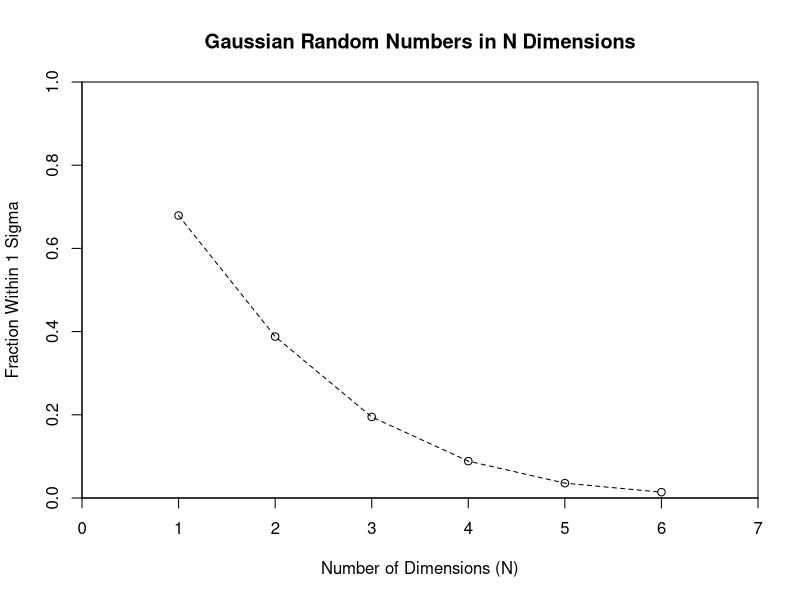

This chart was generated by the following R code: (Note: this script raises an error after producing the figure.)
#############
#Part A - Experimenting with Gaussian Random Numbers
#############

N <- 10000 #10,000 Gaussian Random Values
mu <- 0 #They all start with mu of 0
sigma <- 1.0 #Standard Deviation of 1.0

X <- rnorm(N, mu, sigma) #First Vector
Y <- rnorm(N, mu, sigma) #Second Vector
Z <- rnorm(N, mu, sigma) #Third Vector
S <- rnorm(N, mu, sigma) #Fourth Vector
T <- rnorm(N, mu, sigma) #Fifth Vector
U <- rnorm(N, mu, sigma) #Sixth Vector

distA <- sqrt(X^2) #Distance in 1D: dist = sqrt(X^2)
fracA <- mean(distA <= 1.0)

distB <- sqrt(X^2 + Y^2) #Distance in 2D: dist = sqrt(X^2 + Y^2)
fracB <- mean(distB <= 1.0)

distC <- sqrt(X^2 + Y^2 + Z^2) #Distance in 3D: dist = sqrt(X^2 + Y^2 + Z^2)
fracC <- mean(distC <= 1.0)

disigma <- sqrt(X^2 + Y^2 + Z^2 + S^2) #Distance in 4D: dist = sqrt(X^2 + Y^2 + Z^2 + S^2)
fracD <- mean(disigma <= 1.0)

distE <- sqrt(X^2 + Y^2 + Z^2 + S^2 + T^2) #Distance in 5D: dist = sqrt(X^2 + Y^2 + Z^2 + S^2 + T^2)
fracE <- mean(distE <= 1.0)

distF <- sqrt(X^2 + Y^2 + Z^2 + S^2 + T^2 + U^2) #Distance in 6D: dist = sqrt(X^2 + Y^2 + Z^2 + S^2 + T^2 + U^2)
fracF <- mean(distF <= 1.0)

dims <- 1:6 #Dimensions from 1 to 6 X-Axis
fracs <- c(fracA, fracB, fracC, fracD, fracE, fracF) #Data (Fraction of data in 1 std of origin) For Y-Axis 

png("partA_plot.png", width = 1200, height = 600) #Generates png file of Part A graph   

plot(dims, fracs,
main = "Gaussian Random Numbers in N Dimensions", #Title on top of the graph
type = "o", #Displays points and lines in graph
pch = 1, #Plotting character, representing symbols. Ex: 1 = circle, (There are 0 to 25 options)
lty = 2, #Line type like blank, solid, dashed, dotted etc
ylim = c(0,1),  #Y-Axis limits
xlim = c(0,7),  #X-Axis limits
xlab = "Number of Dimensions (N)", #X-Axis label
ylab = "Fraction Within 1 Sigma", #Y-Axis label
xaxs = "i", #To make X-Axis start as 0
yaxs = "i" #To make Y-Axis start as 0
)

dev.off() #Purpose is to tell script to stop writing file and close it

#Graph shows that as dimension increase, the fraction of points withing 1 sigma decreases.

#############
#Part B - Clustering By Computing Otsu's Method
#############

#TRAFFIC_STATIONS_2251 -> TrafficStation_2251_0# -> Data_0#.csv

main_folder <- "TRAFFIC_STATIONS_2251" #Initial main folder containing subfolders with csv files

#R function list.files() lists all files in a directory.
#Finds files that include subtext of Data_##.csv and use recursive to look all of the subfolders
csvs <- list.files(main_folder, pattern = "Data_.*\\.csv", recursive = TRUE, full.names = TRUE)

dfs <- lapply(csvs, read.csv) #lapply() applies function for each element of vectors and returns whole list of subfolders

data_all <- do.call(rbind, dfs) #Combine all data frames into one data frame

all_speeds <- round(data_all$SPEED) #Quantitize speed data to nearest one mile per hour

threshold <- 45:85 #Thresholds from 45 to 85 miles per hour

mixed_variance <- numeric(length(threshold)) #Purpose of this is to create mixed variance vectors of all 45 - 85 thresholds

for (i in seq_along(threshold)) { #Similar to for loop in Python

    t <- threshold[i] #Current threshold

    left_set <- all_speeds[all_speeds <= t] #Vectors of left set
    right_set <- all_speeds[all_speeds > t] #Vectors of right set

    W_L <- length(left_set) / length(all_speeds)  #Formula: W_L = abs(left_set) / abs(speeds)
    W_R <- 1 - W_L #Remainder of left set. Formula: W_R = 1 - W_L

    if (length(left_set) >= 2) { #sigma_L2 = var(left_set)
        sigma_L2 <- var(left_set)
    } else {
        sigma_L2 <- 0
    }

    if (length(right_set) >= 2) { #sigma_R2 = var(right_set)
        sigma_R2 <- var(right_set)
    } else {
        sigma_R2 <- 0
    }
    mv_nround <- W_L * sigma_L2 + W_R * sigma_R2 #Formula: mixed_variance = W_L * sigma_L2 + W_R * sigma_R2
    mixed_variance[i] = round(mv_nround * 10) / 10 #Round to nearest tenth and remove noise
}

png("partB_plot.png", width = 1200, height = 600)  #Creates Part B plot image file

x <- threshold

plot(x, mixed_variance,
     main = "Mixed Variance vs Speed",
     type = "l", #Line that connect points without showcasing points
     col = "blue",
     lty = 1, #Solid line
     lwd = 2,
     xlab = "Speed",
     ylab = "Mixed Variance",
     xlim = c(45, 85),
     ylim = c(0, 20),
     xaxs = "i", #To make X-Axis start as 0
     yaxs = "i", #To make Y-Axis start as 0
)
axis(1, at = x, labels = x) #Custom x-axis that shocases all of x-axis points

# v = x (Places vertical grid lines with x values)
abline(v = x, col = "lightgrey", lty = 1, lwd = 2)   # vertical grid
abline(h = axTicks(2), col = "lightgrey", lty = 1, lwd = 2)  # horizontal grid

dev.off()

#############
#Part C - Computing Fraction of False Alarms, Fraction of Misses, and Fraction of Total Mistakes
#############

intent <- data_all$INTENT #Pulling Intent data from Intent column

nonagg_index = intent %in% c(0, 1) #Non Aggressive Index. True for rows where intent is 0 or 1
agg_index = intent == 2 #Aggressive Index. True for rows where intent is 2

speeds_nonagg <- all_speeds[nonagg_index] #Creates new vector of non-aggresive speeds
speeds_agg <- all_speeds[agg_index] #Creates new vector of aggresive speeds

false_alarms <- numeric(length(threshold)) #False Alarms
missed_detections <- numeric(length(threshold)) #Missed Detections
total_mistakes <- numeric(length(threshold)) #False Negatives

for (i in seq_along(threshold)) {

    t <- threshold[i] #Current threshold

    a <- mean(speeds_nonagg > t) #False Alarms
    b <- mean(speeds_agg <= t) #Missed Detections
    mistakes <- a + b #Total Mistakes

    false_alarms[i] <- a
    missed_detections[i] <- b
    total_mistakes[i] <- mistakes

}

png("partC_plot.png", width = 1200, height = 600)  # Part C plot image file

x <- threshold

plot(x, false_alarms,
    type = "o",
    col = "red",
    lwd = 2, #Line Width Size
    lty = 2, #Dashed Line
    pch = 15, #Squares
    ylim = c(0, 1),
    xlab = "Speed",
    ylab = "Fraction",
    main = "False Alarms and Missed Detections vs Speed",
    xaxt = "n",
    xaxs = "i", #To make X-Axis start as 0
    yaxs = "i" #To make Y-Axis start as 0
)

axis(1, at = x, labels = x)

#Adds lines of missed detections into graph
lines(x, missed_detections, type="o", col="blue", pch=2, lwd=2)     # triangles
#Adds lines of total mistakes into graph
lines(x, total_mistakes,    type="o", col="magenta", pch=1, lwd=2)  # circles

#Adds legend in top right corner allowing us to showcase what each color and symbol represents
legend("topright", legend = c("False Alarms", "Missed Detections", "Total Mistakes"),
       col = c("red", "blue", "magenta"),
       pch = c(15, 2, 1),
       lty = c(2, 1, 1),
       lwd = 2
)

dev.off()

#############
#Write Up For Question 2
#############

#According to research with table() function, it can automatically sort them in ascending numeric order or alphabetical order so everything in graph looks organized.
tab <- table(intent, all_speeds) 

png("writeup2_barplot.png", width = 1200, height = 600)  # Write Up Question 2 bar plot image file

barplot(tab, 
        beside = TRUE,
        col = c("lightgrey", "darkgrey", "black"), #Light grey = 0, Dark grey = 1, Black = 2
        xlab = "Speed",
        ylab = "Count",
        main = "Histogram of Vehicle Speeds by Driver Intent",
        xaxs = "i" #To make X-Axis start as 0
)

legend("topright", legend = c("0", "1", "2"), fill = c("lightgrey", "darkgrey", "black"))

dev.off()
